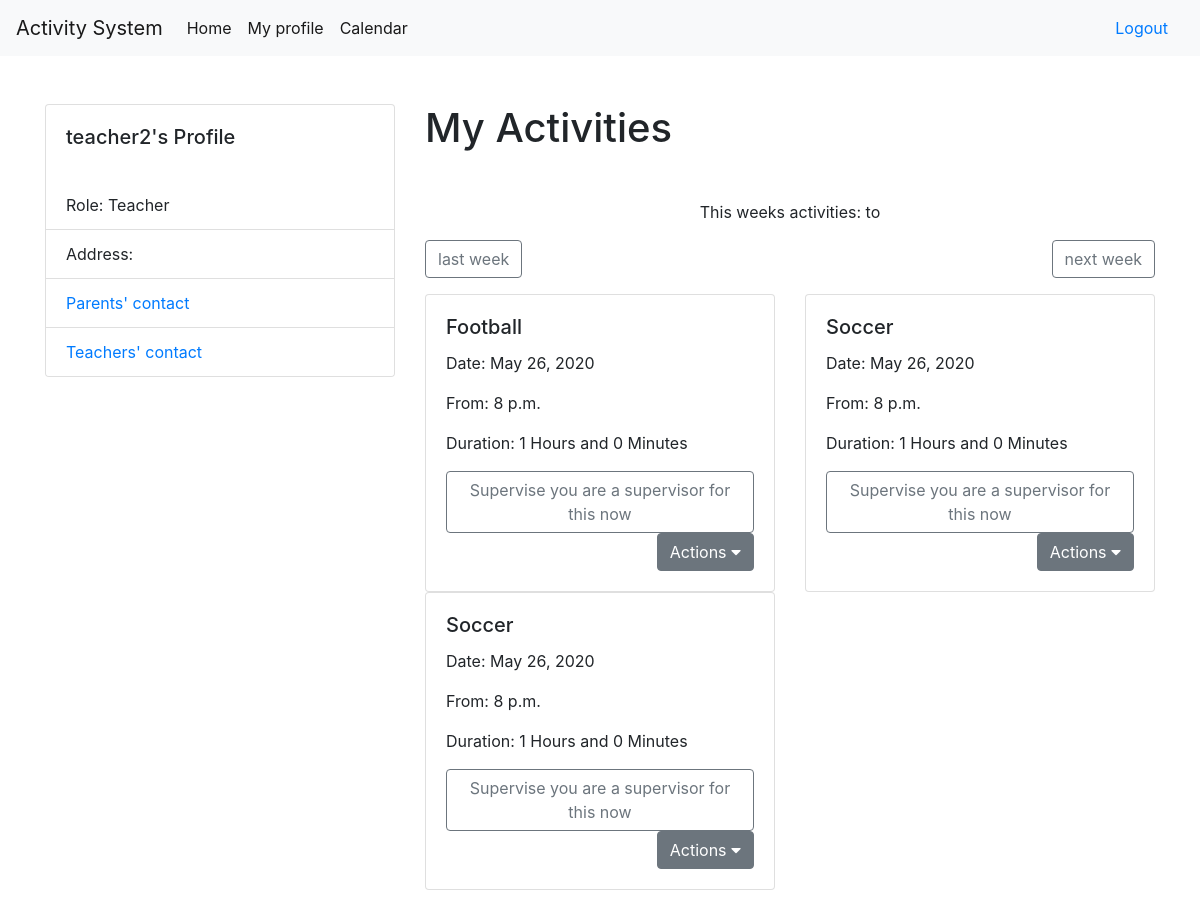
The page /myprofile/ (signed in) on the database its author committed.
### amsApp/models.py (models this page shows, shortened)
class User(AbstractUser):
  roles = models.ManyToManyField(Role)
  myChildren = models.ManyToManyField(Child,blank=True)
  myActivities = models.ManyToManyField(Activity,blank=True)

class Activity(models.Model):
  name = models.CharField(max_length=255)
  date = models.DateField()
  start_time = models.TimeField(default='08:00')
  duration = models.DurationField(default='01:00:00')
  def dur_str(self):
    return strfdelta(self.duration, "{hours} Hours and {minutes} Minutes")

### amsApp/views.py (the view, shortened to what this page needs)
# urls.py: path('myprofile/', views.my_profile, name='my-profile'),
def my_profile(request):
    try:
        userrole = request.user.roles.first().id
    except:
        userrole = '3'
    cf = forms.ChildForm()
    myChildren = request.user.myChildren.all()
    context= {'userrole':userrole,'includeNav': True, 'myChildren': myChildren,'form':cf}
    return render(request, 'my-profile.html', context)

### amsApp/models.py (called while the page is built)
def strfdelta(tdelta, fmt):
  d = {"days": tdelta.days}
  d["hours"], rem = divmod(tdelta.seconds, 3600)
  d["minutes"], d["seconds"] = divmod(rem, 60)
  return fmt.format(**d)

### templates/my-profile.html
{% extends 'base.html' %} {% block content1 %}
<main>
    <div class="container mt-5">
        <div class="row">
            {% include 'profile-section.html'%}
            <div class="col-8 userLists">
                {% if userrole is 2 %}
                <h1>MY CHILDREN</h1>
                <button class="btn my-4 ml-auto btn-secondary" data-toggle="modal" data-target="#add-child-modal"><i class="fa fa-plus"></i>Add Child</button> {%include 'childrenlist.html'%} {%else%}
                <h1>My Activities</h1>
                {%include 'date-nav.html'%} {%include 'activities.html'%} {% endif %}
            </div>
        </div>
    </div>
</main>
{% include 'add-child-modal.html' %} {% endblock %}

### templates/profile-section.html
<div class="col-4 profile">
    <div class="card">
        <div class="card-body">
            <h5 class="card-title">{{user.username}}'s Profile</h5>
        </div>
        <ul class="list-group list-group-flush">
            <li class="list-group-item">Role: {% if userrole == 2%}Parent {%else%}Teacher{%endif%}</li>
            <li class="list-group-item">Address:{{child.address}}</li>
            <li class="list-group-item"> <a href=""> Parents' contact </a> </li>
            <li class="list-group-item"> <a href=""> Teachers' contact </a> </li>
        </ul>
    </div>
</div>

### templates/activities.html (shortened to what this page needs)
<div class="row activities my-3">
    {%if request.path == '/'%} {%for activity in allActivities%}
    <div class="col-sm-6 ">
        <div class="card">
            <div class="card-body">
                <h5 class="card-title"> {{activity.name}}</h5>
                <p>Date: {{activity.date}}</p>
                <p>From: {{activity.start_time}} </p>
                <p>Duration: {{activity.dur_str}} </p>
                {% if userrole is 2 %} {% if user.myChildren.count > 0 %}
                <button data-toggle="dropdown" class="btn btn-primary float-right">Enroll My Child <i class="fa fa-caret-down"></i></button>
                <div style='background:transparent;border:none;' class="dropdown-menu">
                    {% for child in user.myChildren.all %}
                    <form method="post">
                        {%csrf_token%}
                        <input name="childId" value="{{child.id}}" type="hidden">
                        <input name="activityId" value="{{activity.id}}" type="hidden">
                        <button type='submit' class="btn mb-1 btn-outline-secondary">{{child.name}}</button >
                            </form>
                        {% endfor %}
                    </div>
                    {% else %}
                    <button disabled class="btn btn-primary float-right">You do not have any kids in your account</button> {% endif %} {% endif %} {%if userrole is 1%}
                        <div class="button-group">
                            <button onclick="makeUserSupervisor({{activity.id}},$(this))" class="btn btn-outline-secondary"> Supervise{%for myActivity in user.myActivities.all %} {%if myActivity.id == activity.id%} you are a supervisor for this now {%endif%}{%endfor%}</button>
                            <button data-toggle="dropdown" class="btn btn-secondary float-right">Actions <i class="fa fa-caret-down"></i></button>
                            <div style='background:transparent;border:none;' class="dropdown-menu">
                                <a class="btn mb-1 btn-outline-secondary" data-toggle="modal" data-target="#update-activity-modal-{{ activity.id}}"><i class="fas fa-edit"></i> Update</a><br> {% include 'update-activity-modal.html' %}
                                <a class="btn btn-danger" data-toggle="modal" data-target="#removeActivityModal-{{activity.id}}"><i class="fas fa-trash"></i> Remove</a> {% include 'remove-activity-modal.html' %}
                            </div>
                        </div>
                        {% endif %}
                </div>
            </div>
        </div>
        {%endfor%} {%elif request.path == '/myprofile/'%} {%for activity in user.myActivities.all%}
        <div class="col-sm-6 ">
            <div class="card">
                <div class="card-body">
                    <h5 class="card-title"> {{activity.name}}</h5>
                    <p>Date: {{activity.date}}</p>
                    <p>From: {{activity.start_time}} </p>
                    <p>Duration: {{activity.dur_str}} </p>
                         {%if userrole is 1%}
                            <div class="button-group">
                                <button onclick="makeUserSupervisor({{activity.id}},$(this))" class="btn btn-outline-secondary"> Supervise{%for myActivity in user.myActivities.all %} {%if myActivity.id == activity.id%} you are a supervisor for this now {%endif%}{%endfor%}</button>
                                <button data-toggle="dropdown" class="btn btn-secondary float-right">Actions <i class="fa fa-caret-down"></i></button>
                            </div>
                            {% endif %}
                    </div>
                </div>
            </div>
            {%endfor%} {%endif%}
        </div>

### rows shown on the page
User: username "teacher2"
Activity: name "Football", date "May 26, 2020", start_time "8 p.m.", dur_str "1 Hours and 0 Minutes", shows "you are a supervisor for this now"
Activity: name "Soccer", date "May 26, 2020", start_time "8 p.m.", dur_str "1 Hours and 0 Minutes", shows "you are a supervisor for this now"
Activity: name "Soccer", date "May 26, 2020", start_time "8 p.m.", dur_str "1 Hours and 0 Minutes", shows "you are a supervisor for this now"
